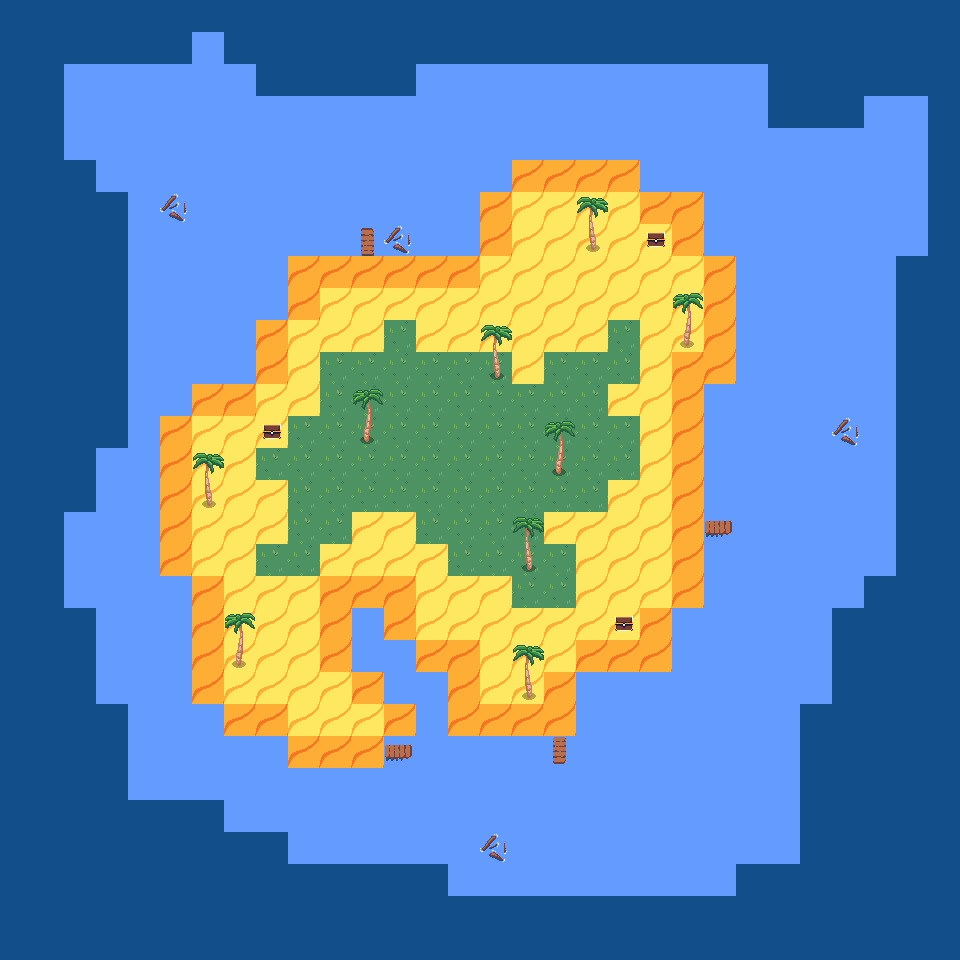

Tiled map render using the project's own tile images. Description and the map definition, with tile-layer contents summarised, below:
An orthogonal 30x30 tile map with 32x32 px tiles, 6 tile layers (water, island, decorations, palm1, ...) and 1 object (PlayerSpawn).

<map version="1.10" tiledversion="1.11.2" orientation="orthogonal" renderorder="right-down" width="30" height="30" tilewidth="32" tileheight="32" infinite="0" nextlayerid="9" nextobjectid="5">
 <tileset firstgid="1" source="../tiles/tileset.tsx" />
 <layer id="1" name="water" width="30" height="30">
  <data>[900 cells, 900 non-empty, 2 distinct tile ids]</data>
 </layer>
 <layer id="2" name="island" width="30" height="30">
  <data>[900 cells, 251 non-empty, 4 distinct tile ids]</data>
 </layer>
 <layer id="3" name="decorations" width="30" height="30">
  <data>[900 cells, 8 non-empty, 4 distinct tile ids]</data>
 </layer>
 <layer id="4" name="palm1" width="30" height="30">
  <data>[900 cells, 9 non-empty, 2 distinct tile ids]</data>
 </layer>
 <layer id="5" name="palm2" width="30" height="30">
  <data>[900 cells, 9 non-empty, 2 distinct tile ids]</data>
 </layer>
 <layer id="7" name="chest" width="30" height="30">
  <data>[900 cells, 3 non-empty, 1 distinct tile ids]</data>
 </layer>
 <objectgroup id="8" name="PlayerObject">
  <object id="1" name="PlayerSpawn" x="431.667" y="464" />
 </objectgroup>
</map>
